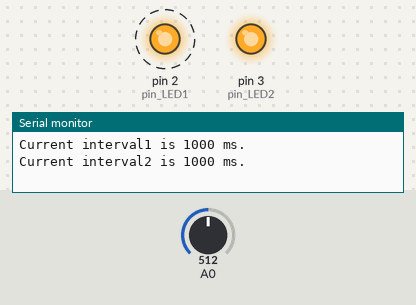
This sketch was run on a simulated Arduino Uno, built with avr-gcc and run on an emulated ATmega328P. Shown: output pins drawn as LEDs (lit = HIGH), the last lines printed to the serial monitor. Dashed ring = blinking. Inputs (shaded band) come from the test bench; at power-on: A0 = 512.

Above: at 1.2 s.
1.3 s: A0 set to 716
At 3.2 s:
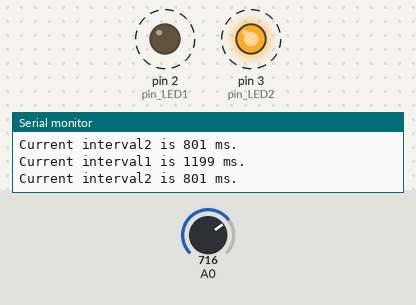
4.3 s: A0 set to 900
7.3 s: A0 set to 122
At 12.0 s:
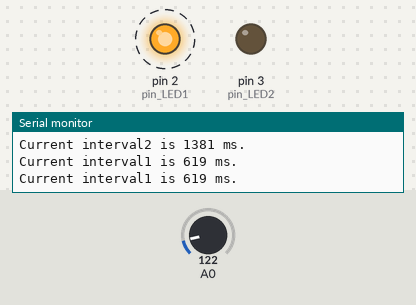
Timing chart, 0 to 16.3 s (numbered marks = the images above; inputs shaded):
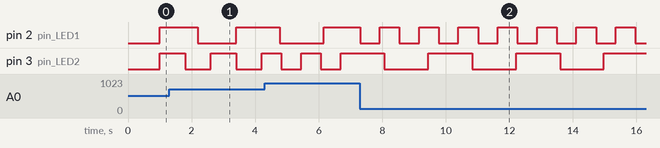

Measured:
- after the input at 7.3 s, pin 2 (pin_LED1): alternates HIGH for 0.62 s and LOW for 0.62 s, starting at once; pin 3 (pin_LED2): alternates HIGH for 1.4 s and LOW for 1.4 s, starting after 0.77 s
- by itself, pin 3 (pin_LED2): alternates HIGH for 0.62 s and LOW for 0.62 s

The sketch:

HW6_202255513.ino
```cpp
// HW6_202255513

int pin_LED1 = 2, pin_LED2 = 3; // LED 연결 핀
unsigned long time_previous1, time_previous2, time_current1, time_current2;
unsigned long interval1 = 1000;
unsigned long interval2 = 1000; // 점멸 간격
boolean LED_state1 = false;
boolean LED_state2 = false; // LED 상태

void setup() {
  pinMode(A0, INPUT);
  pinMode(pin_LED1, OUTPUT);
  pinMode(pin_LED2, OUTPUT);
  digitalWrite(pin_LED1, LED_state1);
  digitalWrite(pin_LED2, LED_state2);
  Serial.begin(9600);
  time_previous1 = millis();
  time_previous2 = millis(); // 현재 시간
}

void loop() {
  time_current1 = millis();
  time_current2 = millis();
  if (time_current1 - time_previous1 >= interval1) {
    Serial.print("Current interval1 is ");
    Serial.print(interval1);
    Serial.println(" ms.");
    time_previous1 = time_current1; // 시작 시간 갱신
    LED_state1 = !LED_state1; // LED 반전
    digitalWrite(pin_LED1, LED_state1);
  }
  if (time_current2 - time_previous2 >= interval2) {
    Serial.print("Current interval2 is ");
    Serial.print(interval2);
    Serial.println(" ms.");
    time_previous2 = time_current2; // 시작 시간 갱신
    LED_state2 = !LED_state2; // LED 반전
    digitalWrite(pin_LED2, LED_state2);
  }
  int adc = analogRead(A0); // 가변저항 읽기
  interval1 = map(adc, 0, 1023, 500, 1500);
  interval2 = map(adc, 0, 1023, 1500, 500); // 점멸 간격으로 변환
}
```
